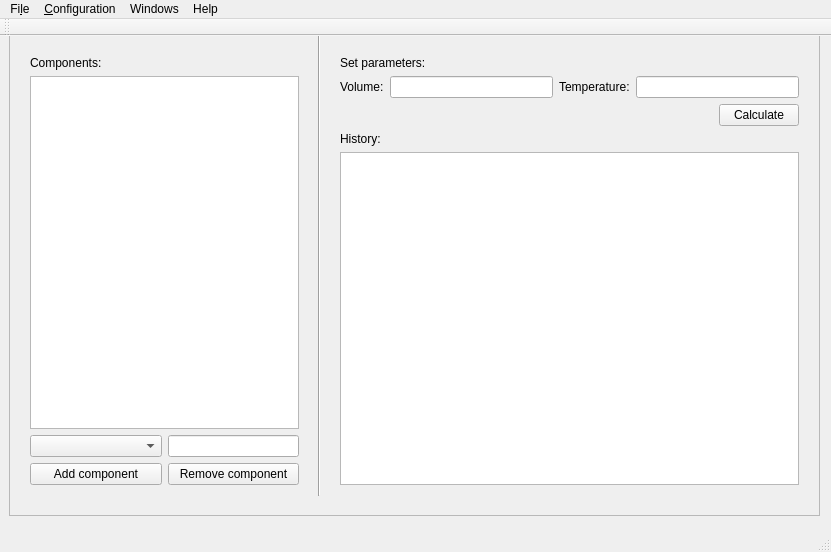
<?xml version="1.0" encoding="UTF-8"?>
<ui version="4.0">
 <class>MainWindow</class>
 <widget class="QMainWindow" name="MainWindow">
  <property name="geometry">
   <rect>
    <x>0</x>
    <y>0</y>
    <width>831</width>
    <height>552</height>
   </rect>
  </property>
  <property name="windowTitle">
   <string>MainWindow</string>
  </property>
  <widget class="QWidget" name="centralWidget">
   <widget class="QFrame" name="main_frame">
    <property name="geometry">
     <rect>
      <x>9</x>
      <y>-1</y>
      <width>811</width>
      <height>481</height>
     </rect>
    </property>
    <property name="frameShape">
     <enum>QFrame::StyledPanel</enum>
    </property>
    <property name="frameShadow">
     <enum>QFrame::Raised</enum>
    </property>
    <widget class="QWidget" name="gridLayoutWidget_2">
     <property name="geometry">
      <rect>
       <x>320</x>
       <y>10</y>
       <width>481</width>
       <height>451</height>
      </rect>
     </property>
     <layout class="QGridLayout" name="gridParameters">
      <item row="3" column="0">
       <widget class="QLabel" name="lblHistory">
        <property name="text">
         <string>History:</string>
        </property>
       </widget>
      </item>
      <item row="1" column="0">
       <layout class="QHBoxLayout" name="hlInput">
        <item>
         <widget class="QLabel" name="lblFirstParameter">
          <property name="text">
           <string>Volume:</string>
          </property>
         </widget>
        </item>
        <item>
         <widget class="QLineEdit" name="ln_edFirstParameter"/>
        </item>
        <item>
         <widget class="QLabel" name="lblSecondParameter">
          <property name="text">
           <string>Temperature:</string>
          </property>
         </widget>
        </item>
        <item>
         <widget class="QLineEdit" name="ln_edSecondParameter"/>
        </item>
       </layout>
      </item>
      <item row="0" column="0">
       <widget class="QLabel" name="lblSetParameters">
        <property name="text">
         <string>Set parameters:</string>
        </property>
       </widget>
      </item>
      <item row="2" column="0">
       <layout class="QHBoxLayout" name="hlCalculate">
        <item>
         <spacer name="horizontalSpacer">
          <property name="orientation">
           <enum>Qt::Horizontal</enum>
          </property>
          <property name="sizeHint" stdset="0">
           <size>
            <width>40</width>
            <height>20</height>
           </size>
          </property>
         </spacer>
        </item>
        <item>
         <widget class="QPushButton" name="btnCalculate">
          <property name="text">
           <string>Calculate</string>
          </property>
         </widget>
        </item>
       </layout>
      </item>
      <item row="4" column="0">
       <widget class="QTableView" name="tbl_vwHistory"/>
      </item>
     </layout>
    </widget>
    <widget class="QWidget" name="gridLayoutWidget">
     <property name="geometry">
      <rect>
       <x>10</x>
       <y>10</y>
       <width>291</width>
       <height>451</height>
      </rect>
     </property>
     <layout class="QGridLayout" name="gridGasComponents">
      <item row="0" column="0">
       <widget class="QLabel" name="lblComponents">
        <property name="text">
         <string>Components:</string>
        </property>
       </widget>
      </item>
      <item row="1" column="0">
       <widget class="QTableView" name="tbl_vwComponents">
        <property name="inputMethodHints">
         <set>Qt::ImhDigitsOnly</set>
        </property>
        <attribute name="verticalHeaderVisible">
         <bool>false</bool>
        </attribute>
       </widget>
      </item>
      <item row="2" column="0">
       <layout class="QHBoxLayout" name="hlComponent">
        <item>
         <widget class="QComboBox" name="cmbAddComponent">
          <property name="sizePolicy">
           <sizepolicy hsizetype="Ignored" vsizetype="Fixed">
            <horstretch>0</horstretch>
            <verstretch>0</verstretch>
           </sizepolicy>
          </property>
          <property name="currentText">
           <string/>
          </property>
         </widget>
        </item>
        <item>
         <widget class="QLineEdit" name="ln_edComponentPart">
          <property name="sizePolicy">
           <sizepolicy hsizetype="Ignored" vsizetype="Minimum">
            <horstretch>0</horstretch>
            <verstretch>0</verstretch>
           </sizepolicy>
          </property>
          <property name="inputMethodHints">
           <set>Qt::ImhDigitsOnly|Qt::ImhPreferNumbers</set>
          </property>
         </widget>
        </item>
       </layout>
      </item>
      <item row="3" column="0">
       <layout class="QHBoxLayout" name="hlAddComponent">
        <item>
         <widget class="QPushButton" name="btnAddComponent">
          <property name="text">
           <string>Add component</string>
          </property>
         </widget>
        </item>
        <item>
         <widget class="QPushButton" name="btnRemoveComponent">
          <property name="text">
           <string>Remove component</string>
          </property>
         </widget>
        </item>
       </layout>
      </item>
     </layout>
    </widget>
    <widget class="Line" name="vertSeparator">
     <property name="geometry">
      <rect>
       <x>300</x>
       <y>0</y>
       <width>20</width>
       <height>461</height>
      </rect>
     </property>
     <property name="orientation">
      <enum>Qt::Vertical</enum>
     </property>
    </widget>
   </widget>
  </widget>
  <widget class="QMenuBar" name="menuBar">
   <property name="geometry">
    <rect>
     <x>0</x>
     <y>0</y>
     <width>831</width>
     <height>23</height>
    </rect>
   </property>
   <widget class="QMenu" name="menuFile">
    <property name="title">
     <string>Fi&amp;le</string>
    </property>
   </widget>
   <widget class="QMenu" name="menuConfiguration">
    <property name="title">
     <string>&amp;Configuration</string>
    </property>
   </widget>
   <widget class="QMenu" name="menuWindows">
    <property name="title">
     <string>Windows</string>
    </property>
   </widget>
   <widget class="QMenu" name="menuHelp">
    <property name="title">
     <string>Help</string>
    </property>
   </widget>
   <addaction name="menuFile"/>
   <addaction name="menuConfiguration"/>
   <addaction name="menuWindows"/>
   <addaction name="menuHelp"/>
  </widget>
  <widget class="QToolBar" name="mainToolBar">
   <attribute name="toolBarArea">
    <enum>TopToolBarArea</enum>
   </attribute>
   <attribute name="toolBarBreak">
    <bool>false</bool>
   </attribute>
  </widget>
  <widget class="QStatusBar" name="statusBar"/>
 </widget>
 <layoutdefault spacing="6" margin="11"/>
 <resources/>
 <connections/>
</ui>
